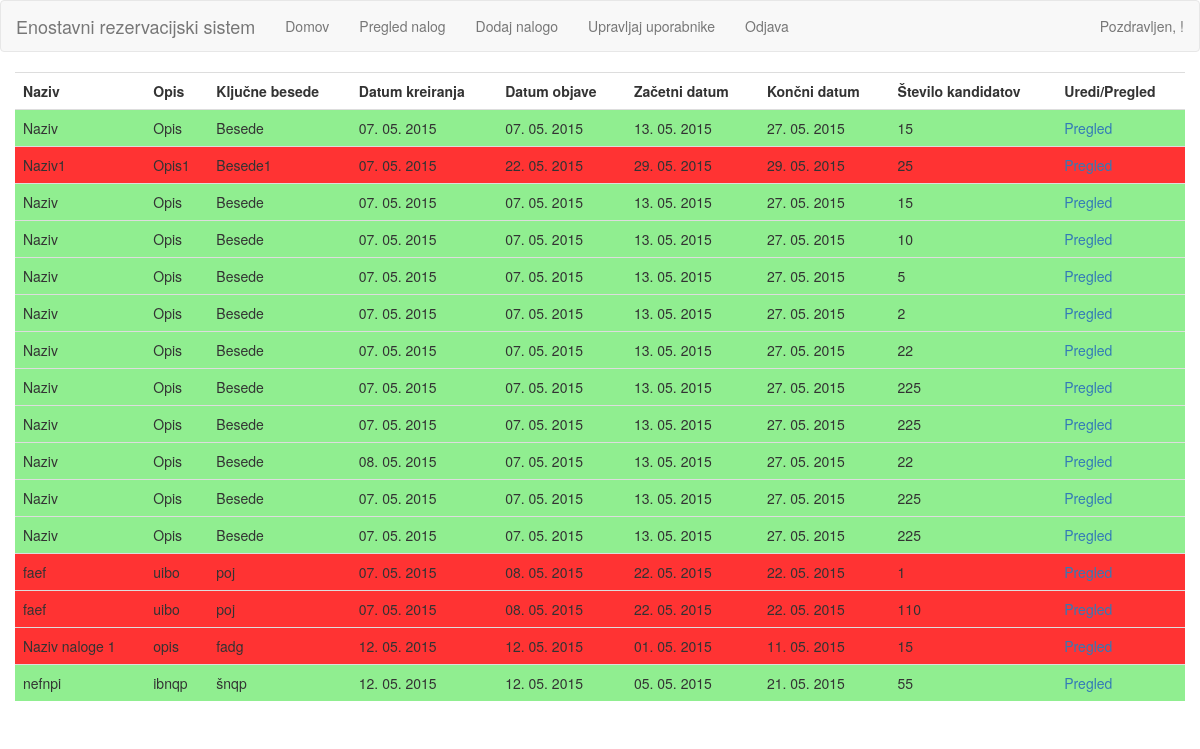
/naloge.php, run on the app's committed database.
### tables this page shows
CREATE TABLE IF NOT EXISTS `naloge` (
`id` int(5) NOT NULL,
  `naslov` varchar(50) NOT NULL,
  `opis` varchar(255) NOT NULL,
  `kljucneBesede` varchar(50) NOT NULL,
  `datumKreiranja` date NOT NULL,
  `datumObjave` date NOT NULL,
  `zacetniDatum` date NOT NULL,
  `koncniDatum` date NOT NULL,
  `steviloKandidatov` int(4) NOT NULL,
  `avtor` int(5) NOT NULL
);

### naloge.php (the view)
<?php
require_once 'app/includes/glava.php';
require_once 'app/init.php';
$query = mysqli_query($db, "SELECT * FROM naloge");
$result = mysqli_fetch_all($query);
?>
<table class="table table-hover">
	<tr>
		<th>Naziv</th>
		<th>Opis</th>
		<th>Ključne besede</th>
		<th>Datum kreiranja</th>
		<th>Datum objave</th>
		<th>Začetni datum</th>
		<th>Končni datum</th>
		<th>Število kandidatov</th>
		<th>Uredi/Pregled</th>
	</tr>
<?php
foreach($result as $el):
?>
	<tr <?php if($el['6'] <= date("Y-m-d h-s-a") && $el['7'] >= date("Y-m-d h-s-a")):?> style="background-color: lightgreen" <?php else : ?> style="background-color: #FF3333" <?php endif; ?>>
		<td><?php echo $el['1']; ?></td>
		<td><?php echo $el['2']; ?></td>
		<td><?php echo $el['3'];?></td>
		<td><?php $date = strtotime($el['4']); echo date("d. m. Y", $date); ?></td>
		<td><?php $date = strtotime($el['5']); echo date("d. m. Y", $date); ?></td>
		<td><?php $date = strtotime($el['6']); echo date("d. m. Y", $date); ?></td>
		<td><?php $date = strtotime($el['7']); echo date("d. m. Y", $date); ?></td>
		<td><?php echo $el['8']; ?></td>
		<td><?php if($el['9'] == $id): ?> <a href="dodajNalogo.php?nalogaID=<?php echo $el['0']; ?>">Uredi</a> <?php endif; ?> <a href="naloga.php?nalogaID=<?php echo $el['0']; ?>">Pregled</a></td>
	</tr>
<?php
endforeach;
?>
<?php
require_once 'app/includes/glava.php';
?>

### data on the page
naloge: naslov "Naziv", opis "Opis", kljucneBesede "Besede", datumKreiranja "07. 05. 2015", datumObjave "07. 05. 2015", zacetniDatum "13. 05. 2015", koncniDatum "27. 05. 2015", steviloKandidatov "15"
naloge: naslov "Naziv1", opis "Opis1", kljucneBesede "Besede1", datumKreiranja "07. 05. 2015", datumObjave "22. 05. 2015", zacetniDatum "29. 05. 2015", koncniDatum "29. 05. 2015", steviloKandidatov "25"
naloge: naslov "Naziv", opis "Opis", kljucneBesede "Besede", datumKreiranja "07. 05. 2015", datumObjave "07. 05. 2015", zacetniDatum "13. 05. 2015", koncniDatum "27. 05. 2015", steviloKandidatov "15"
naloge: naslov "Naziv", opis "Opis", kljucneBesede "Besede", datumKreiranja "07. 05. 2015", datumObjave "07. 05. 2015", zacetniDatum "13. 05. 2015", koncniDatum "27. 05. 2015", steviloKandidatov "10"
naloge: naslov "Naziv", opis "Opis", kljucneBesede "Besede", datumKreiranja "07. 05. 2015", datumObjave "07. 05. 2015", zacetniDatum "13. 05. 2015", koncniDatum "27. 05. 2015", steviloKandidatov "5"
naloge: naslov "Naziv", opis "Opis", kljucneBesede "Besede", datumKreiranja "07. 05. 2015", datumObjave "07. 05. 2015", zacetniDatum "13. 05. 2015", koncniDatum "27. 05. 2015", steviloKandidatov "2"
naloge: naslov "Naziv", opis "Opis", kljucneBesede "Besede", datumKreiranja "07. 05. 2015", datumObjave "07. 05. 2015", zacetniDatum "13. 05. 2015", koncniDatum "27. 05. 2015", steviloKandidatov "22"
naloge: naslov "Naziv", opis "Opis", kljucneBesede "Besede", datumKreiranja "07. 05. 2015", datumObjave "07. 05. 2015", zacetniDatum "13. 05. 2015", koncniDatum "27. 05. 2015", steviloKandidatov "225"
naloge: naslov "Naziv", opis "Opis", kljucneBesede "Besede", datumKreiranja "07. 05. 2015", datumObjave "07. 05. 2015", zacetniDatum "13. 05. 2015", koncniDatum "27. 05. 2015", steviloKandidatov "225"
naloge: naslov "Naziv", opis "Opis", kljucneBesede "Besede", datumKreiranja "08. 05. 2015", datumObjave "07. 05. 2015", zacetniDatum "13. 05. 2015", koncniDatum "27. 05. 2015", steviloKandidatov "22"
naloge: naslov "Naziv", opis "Opis", kljucneBesede "Besede", datumKreiranja "07. 05. 2015", datumObjave "07. 05. 2015", zacetniDatum "13. 05. 2015", koncniDatum "27. 05. 2015", steviloKandidatov "225"
naloge: naslov "Naziv", opis "Opis", kljucneBesede "Besede", datumKreiranja "07. 05. 2015", datumObjave "07. 05. 2015", zacetniDatum "13. 05. 2015", koncniDatum "27. 05. 2015", steviloKandidatov "225"
naloge: naslov "faef", opis "uibo", kljucneBesede "poj", datumKreiranja "07. 05. 2015", datumObjave "08. 05. 2015", zacetniDatum "22. 05. 2015", koncniDatum "22. 05. 2015", steviloKandidatov "1"
naloge: naslov "faef", opis "uibo", kljucneBesede "poj", datumKreiranja "07. 05. 2015", datumObjave "08. 05. 2015", zacetniDatum "22. 05. 2015", koncniDatum "22. 05. 2015", steviloKandidatov "110"
naloge: naslov "Naziv naloge 1", opis "opis", kljucneBesede "fadg", datumKreiranja "12. 05. 2015", datumObjave "12. 05. 2015", zacetniDatum "01. 05. 2015", koncniDatum "11. 05. 2015", steviloKandidatov "15"
naloge: naslov "nefnpi", opis "ibnqp", kljucneBesede "šnqp", datumKreiranja "12. 05. 2015", datumObjave "12. 05. 2015", zacetniDatum "05. 05. 2015", koncniDatum "21. 05. 2015", steviloKandidatov "55"
